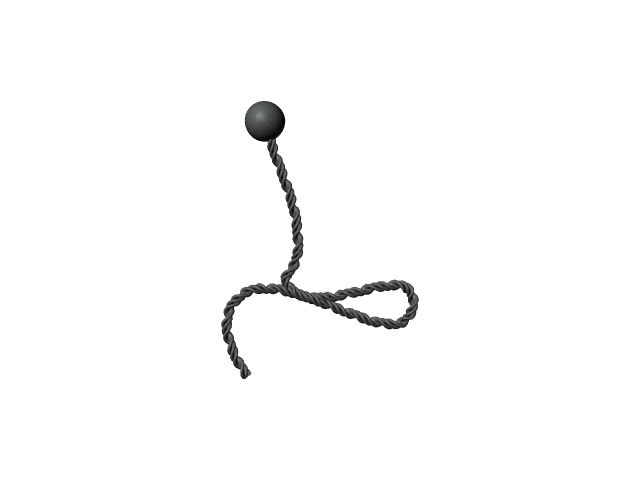
#> input picture images/000000_rgb.png, 640 x 480 px; its folder holds 4 pictures in this run
$ python vis.py
#> lines starting #> are read from the running program, lines starting #| are printed output that depends on the picture; after the words box and inside, x2 and y2 are one past the last pixel; in counts of white or black regions, pixels touching at a corner belong together
#> (reads images/knots_info.json from the repository)
import cv2
import numpy as np
import argparse
import os
import math
import json
import colorsys

def show_knots(idx, knots_info, save=True):
#> called with idx = 0, save = True
    image_filename = "{0:06d}_rgb.png".format(idx)
    print(image_filename)
    img = cv2.imread('images/{}'.format(image_filename))
#> img is the input picture: shape (480, 640, 3); mean B, G, R 251.1, 251.1, 251
    pixels = knots_info[str(idx)]
    for i in range(len(pixels)):
        for (u, v) in pixels[i]:
            (r, g, b) = colorsys.hsv_to_rgb(float(i)/len(pixels), 1.0, 1.0)
            R, G, B = int(255 * r), int(255 * g), int(255 * b)
            cv2.circle(img,(int(u), int(v)), 1, (R, G, B), -1)
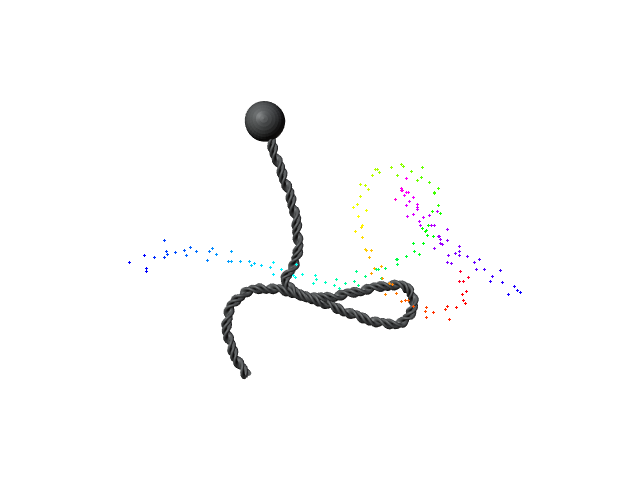
#> img: shape (480, 640, 3); 0.28% of pixels changed, all inside (x1, y1, x2, y2) = (128, 163, 522, 321)
    if save:
    	annotated_filename = "{0:06d}_annotated.png".format(idx)
    	cv2.imwrite('./annotated/{}'.format(annotated_filename), img)


if __name__ == '__main__':
    parser = argparse.ArgumentParser()
    parser.add_argument('-n', '--num', type=int, default=len(os.listdir('./images')) - 1)
    args = parser.parse_args()
    if not os.path.exists("./annotated"):
        os.makedirs('./annotated')
    else:
        os.system("rm -rf ./annotated")
        os.makedirs("./annotated")
    print("parsed")
    with open("images/knots_info.json", "r") as stream:
    	knots_info = json.load(stream)
    print("loaded knots info")
    for i in range(args.num):
        show_knots(i, knots_info)
#> pass 2 of the loop `for i in range(args.num):`:
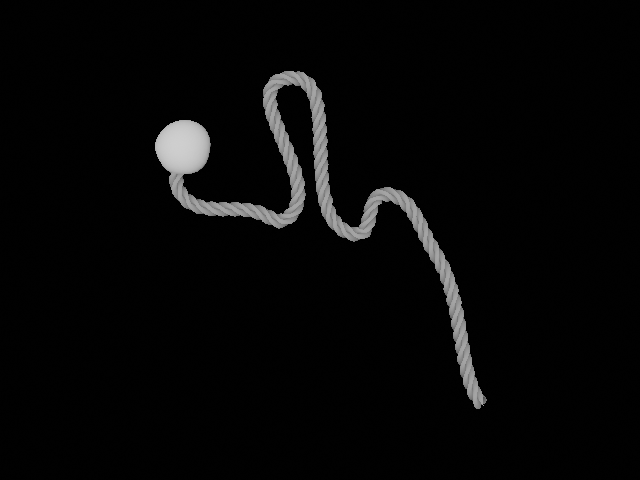
#> input picture images/000001_rgb.png, 640 x 480 px
#> in show_knots, img is the input picture: shape (480, 640, 3); min 0, max 207, mean 7.2
#> after the loop in show_knots (call 2), `for i in range(len(pixels)):`:
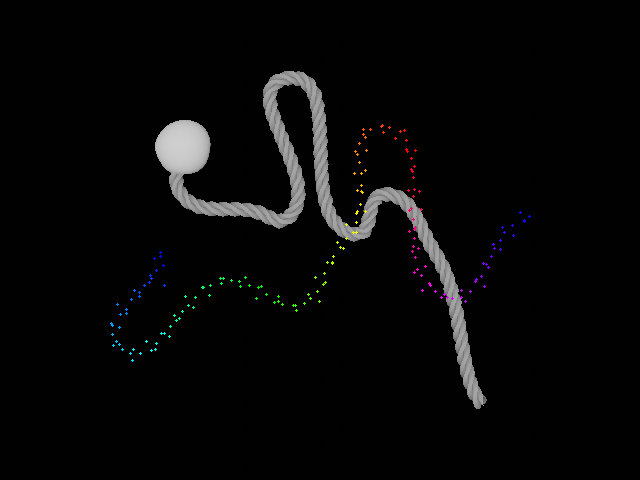
#> img: shape (480, 640, 3); 0.29% of pixels changed, all inside (x1, y1, x2, y2) = (110, 124, 531, 362)
#> pass 3 of the loop `for i in range(args.num):`:
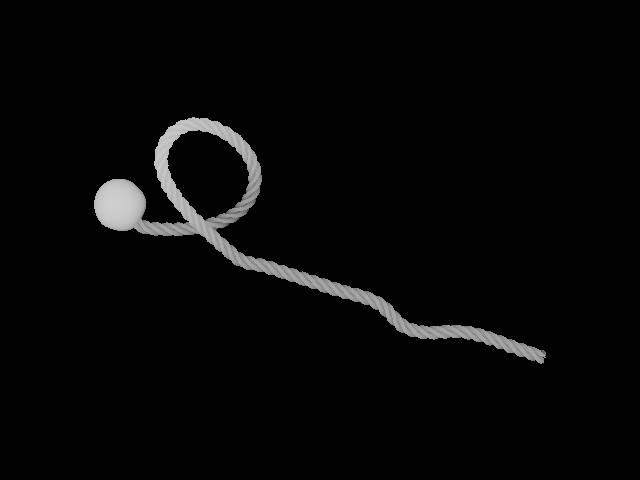
#> input picture images/000002_rgb.png, 640 x 480 px
#> in show_knots, img is the input picture: shape (480, 640, 3); min 0, max 207, mean 6.8
#> after the loop in show_knots (call 3), `for i in range(len(pixels)):`:
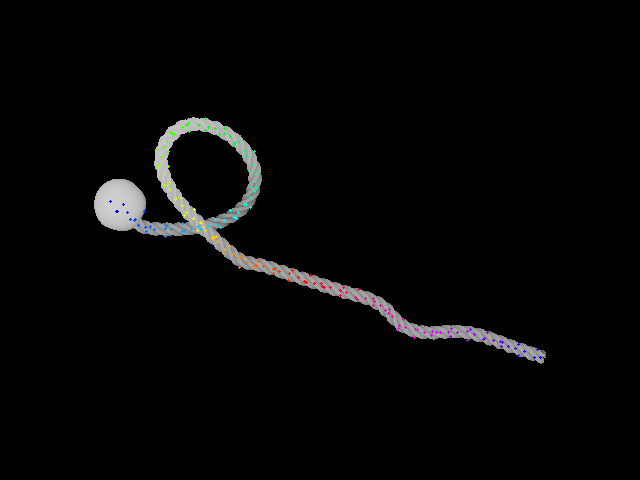
#> img: shape (480, 640, 3); 0.28% of pixels changed, all inside (x1, y1, x2, y2) = (109, 117, 542, 359)
#> the loop made 4 passes; the first 3 are shown
